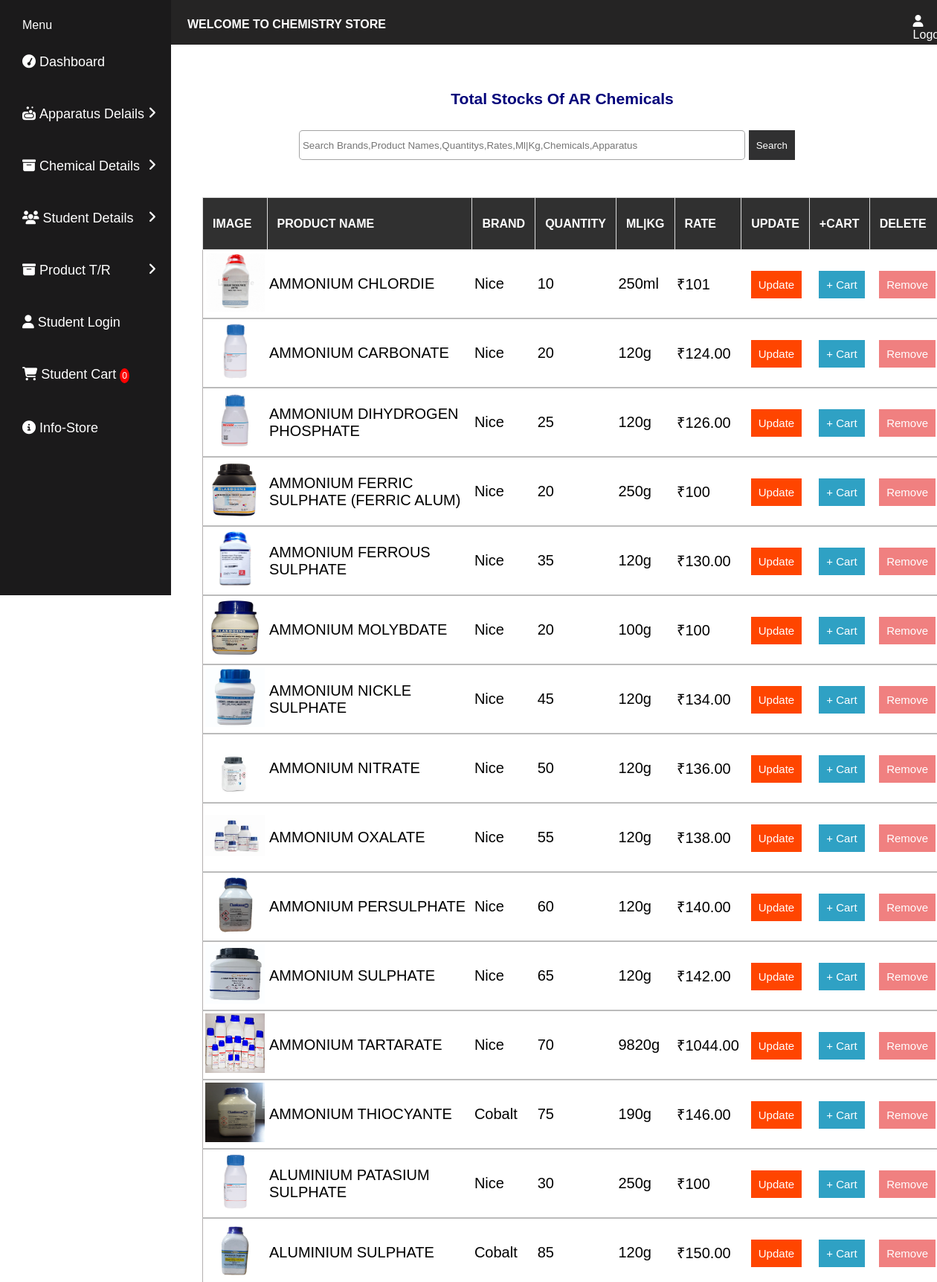
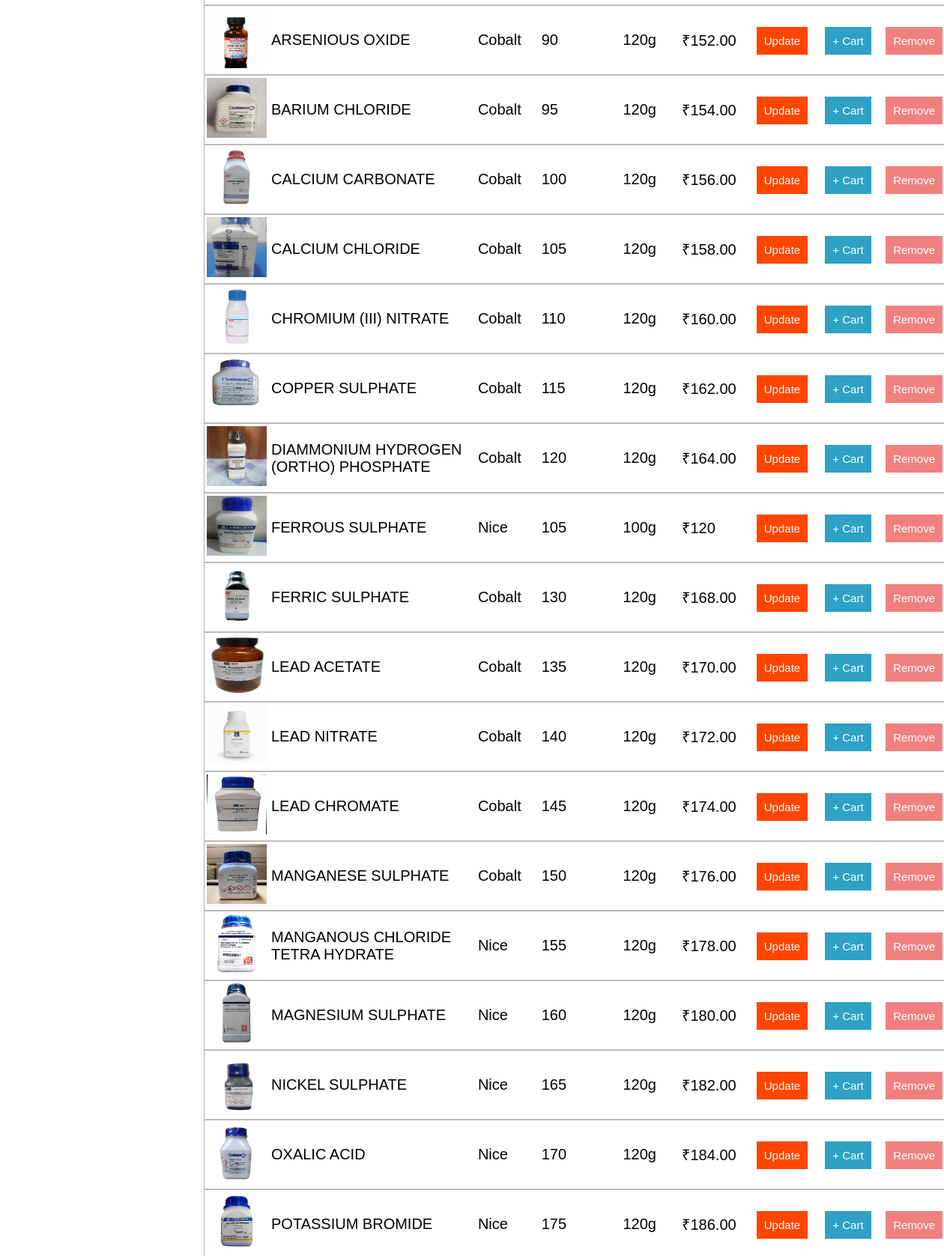
Page /viewarchemicals.php (upper part) on the committed database (2 pictures, top to bottom).
### tables this page shows
CREATE TABLE `entryarchemicals` (
  `id` int(100) NOT NULL,
  `Brand` char(100) NOT NULL,
  `Quantity` char(50) NOT NULL,
  `mlkg` char(50) NOT NULL,
  `Rate` char(50) NOT NULL,
  `Name` char(50) NOT NULL,
  `Image` char(200) NOT NULL
);

### viewarchemicals.php (the view, shortened to what this page needs)
<?php
$servername = "localhost";
$username = "root";
$password = "";
$dbname = "chemistrystore";
$conn = new mysqli($servername, $username, $password, $dbname);
		?>
<!DOCTYPE html>
<html lang="en">
<head>
    <link rel="stylesheet" stylesheet href="https://cdnjs.cloudflare.com/ajax/libs/font-awesome/6.5.1/css/all.min.css" />
    <link rel="stylesheet" href="style.css">
    <link rel="stylesheet" href="https://unpkg.com/aos@next/dist/aos.css" />
</head>
<body>
<div class="navss">
        <div class="logg">
            <h4>WELCOME TO CHEMISTRY STORE</h4>
        </div>
      <div class="loggs"><a href="logout.php" style="color: white; font-size: 16px; padding-right:5px;"><i class="fas fa-user" style="color: white; font-size: 16px; padding-right:5px;"></i>Logout</a></div>
    </div>
    <div class="go">
    <div class="side-bar">
        <div class="menu">
        <div class="itemss">Menu</a></div>
            <div class="items"><a href="http://localhost/CHEMISTRYSTORE/dashboard.php"><i class="fas fa-tachometer"></i>Dashboard</a></div>
            <div class="items"><a class="sub-btn"><i class="fa fa-soap"></i>Apparatus Delails
            <i class="fas fa-angle-right droopdown"></i>
            </a>
            </div>
            <div class="items"><a class="sub-btn"><i class="fas fa-archive"></i>Chemical Details
            <i class="fas fa-angle-right droopdown"></i>
            </a>
    </div>
            <div class="items"><a class="sub-btn"><i class="fa fa-users"></i>Student Details
            <i class="fas fa-angle-right droopdown"></i>
            </a>
       </div>
            <div class="items"><a class="sub-btn"><i class="fas fa-archive"></i>Product T/R
            <i class="fas fa-angle-right droopdown"></i>
        </a>
    <div class="items"><a href="http://localhost/CHEMISTRYSTORE/stulogin.php"><i class="fas fa-user"></i>Student Login</a></div>
    <div class="items"><a href="http://localhost/CHEMISTRYSTORE/mycart.php"><i class="fas fa-shopping-cart"></i>Student cart
    <span style="background-color: red; padding:3px; font-size:12px; position-relative; top:90px; border-radius:50%;" ><?php
                    $dashy=mysqli_query($conn,"SELECT * FROM `cart`");
                    $cy=mysqli_num_rows($dashy);
                    if($cy){
                            echo "".$cy."";
                        }
                        else{
                            echo "0";
                        }?></span></a></div>
    <div class="items"><a href="http://localhost/CHEMISTRYSTORE/info.php"><i class="fas fa-info-circle"></i>Info-Store</a></div>
        </div>
    </div>
    </div>
    </div>
    <br>
    <div class="st" style="padding-top: 5%;">
    <span class="subhead"><center><h3>Total Stocks of AR Chemicals</h3></center></span>
    <div class="contai mt-5">
        <div class="rw justify-content-center">
            <div class="col-md-8">
                <form action="">
               <div class="input-group mb-3">
                <input type="text" class="form-control" value="<?php if(isset($_GET['search'])){echo $_GET['search'];}?>" required="required" name="search" placeholder=" Search Brands,Product Names,Quantitys,Rates,Ml|Kg,Chemicals,Apparatus">
                <button type="submit" class="btn btn-primary">Search</button>
                </div>
                </form>
            </div>
        </div>
    </div>
    <center>
<table border="1" style="background: white;" cellpadding="5" cellspacing="5" class="design" align="center" class="design">
<tr  style="color: #fff; background-color:#303030; text-align:left; font-size:16px;"><b><th>IMAGE</th><th>PRODUCT NAME</th><th>BRAND</th><th>QUANTITY</th><th>ML|KG</th><th>RATE</th><th>UPDATE</th><th>+CART</th><th>DELETE</th></b></tr>
<?php
if(isset($_GET['search'])){
    $filter=$_GET['search'];
    $filter2="SELECT * FROM `entryarchemicals` WHERE CONCAT(Brand,Quantity,Rate,mlkg,Name) LIKE '%$filter%'";
    $filtrow=mysqli_query($conn,$filter2);
    $i=1;
    if(mysqli_fetch_array($filtrow) > 0){
        foreach($filtrow as $row){
            ?>
            <tr style="font-size:20px;color:black; text-align: left;">
                <td><?php echo "<img src='$row[Image]'  height=80px width=80px />" ;?></td>
                <td ><?php echo $row['Name']; ?></td>
                <td><?php echo $row['Brand'];?></td>
                <td><?php echo $row['Quantity'];?></td>
                <td><?php echo $row['mlkg'];?></td>
                <td><?php echo $row['Rate'];?></td>
                <td><a href="update1.php?id=<?php echo $row['id'];?>" class="fg1" style="color: white; text-align:center; margin-left:10px;">Update</a></td>
                <td><a href="cart1.php?id=<?php echo $row['id'];?>"class="fg14" style="color: white; text-align:center; margin-left:10px;">+ Cart</a></td>
                <td><a href="viewarchemicals.php?id=<?php echo $row['id'];?>" class="fe2" style="color: white;  padding: 10px 10px; font-size: 15px; text-align:center; margin-left:10px;">Remove</a></td>
            </tr>
            <?php
        }
    }
    else{
        ?>
        <tr><td colspan="4">No record found</td></tr>
        <?php
    }
}
else{
$x=mysqli_query($conn,"SELECT * FROM `entryarchemicals`");
while($y=mysqli_fetch_array($x))
{
	?>
  <tr style="font-size:20px;color:black; text-align: left;">
  <td><?php echo "<img src='$y[Image]'  height=80px width=80px />" ;?></td>
                <td ><?php echo $y['Name']; ?></td>
                <td><?php echo $y['Brand'];?></td>
                <td><?php echo $y['Quantity'];?></td>
                <td><?php echo $y['mlkg'];?></td>
                <td><?php echo $y['Rate'];?></td>
                <td><a href="update1.php?id=<?php echo $y['id'];?>" class="fg1" style="color: white; text-align:center; margin-left:10px;">Update</a></td>
                <td><a href="cart1.php?id=<?php echo $y['id'];?>"class="fg14" style="color: white; text-align:center; margin-left:10px;">+ Cart</a></td>
                <td><a href="viewarchemicals.php?id=<?php echo $y['id'];?>" class="fe2" style="color: white;  padding: 10px 10px; font-size: 15px; text-align:center; margin-left:10px;">Remove</a></td>
            </tr>
<?php }
 }?>
</table>
    </div>
</body>
</html>

### style.css (style rules this page uses)
* { font-family: 'Poppins', sans-serif; margin:0; padding:0; box-sizing: border-box; outline: none; border:none; text-transform: capitalize; transition: all .2s linear; }
body { background-color: #fff; }
.design a { text-decoration: none; color: rgb(1, 1, 27); }
.design { background-color:transparent; border:1px solid #b4afaf; border-radius:5px; padding:20px 20px; margin-top: 15%; margin: 20px 20px; width: 990px; height: fit-content; padding-bottom: 20px; box-shadow:0px 0px 40px #ffffff; }
.subhead { font-size: 18px; display: flex; padding-top: 20px; justify-content: center; color: rgb(0, 0, 122); margin-top: 2%; }
.fg1 { background:orangered; color:white; padding: 10px 10px; font-size: 15px; }
.fg14 { background:rgb(47, 161, 196); color:white; padding: 10px 10px; font-size: 15px; }
html { scroll-behavior: smooth; }
input { width: 150px; }
a { text-decoration: none; color: black; }
* { margin: 0; padding: 0; box-sizing: border-box; }
body { min-height: 100vh; background-color: white; background-size: cover; background-position: center; }
.side-bar { width: 230px; height: 100vh; background: #1b1a1b; position: fixed; top: 0; overflow-y: auto; transition: 0.5s ease; transition-property: left; }
.menu { width: 100%; margin-top: 20px; }
.menu .items { position: relative; cursor: pointer; }
.menu .items a { color: #fff; font-size: 18px; text-decoration: none; display: block; padding: 5px 30px; line-height: 60px; }
.itemss { color: #fff; font-size: 16px; padding: 5px 30px; }
.items i { margin-right: 5px; }
.items a .droopdown { position: absolute; right: 0; margin: 20px; transition: 0.5s ease; }
.st { width: 100%; min-height: 100vh; padding-left: 20%; padding-top: 0%; }
.contai { width: 80%; display: flex; padding-left: 10%; margin: 30px; justify-content: center; }
.rw input { height: 40px; width: 600px; border-radius: 5px; border: 1px solid rgba(37, 37, 37, 0.418); }
.rw .btn { margin-bottom: 20px; height: 40px; padding: 10px 10px; background-color: #262627f3; color: white; border: none; }
.navss { width: 100%; height: 60px; background: #252424; color: white; display: flex; position: fixed; }
.logg { padding-left: 20%; color: white; display: flex; padding-top: 3px; }
.logg h4 { padding-top: 21px; width: 900px; }
.loggs { padding-left: 6%; padding-top: 20px; color: white; }

### viewarchemicals.php (style rules this page uses)
table { width:100vw; border: 1px solid #ddd; border-collapse: collapse; }
th,td { height: 70px; padding: 3px; border-bottom: 2px solid #bbb; }
th { padding: 13px; border: 1px solid #ddd; }
.fe2 { background-color: lightcoral; }

### rows in the picture
entryarchemicals: Image (picture), Name "AMMONIUM CHLORDIE", Brand "Nice", Quantity "10", mlkg "250ml", Rate "₹101"
entryarchemicals: Image (picture), Name "AMMONIUM CARBONATE", Brand "Nice", Quantity "20", mlkg "120g", Rate "₹124.00"
entryarchemicals: Image (picture), Name "AMMONIUM DIHYDROGEN PHOSPHATE", Brand "Nice", Quantity "25", mlkg "120g", Rate "₹126.00"
entryarchemicals: Image (picture), Name "AMMONIUM FERRIC SULPHATE (FERRIC ALUM)", Brand "Nice", Quantity "20", mlkg "250g", Rate "₹100"
entryarchemicals: Image (picture), Name "AMMONIUM FERROUS SULPHATE", Brand "Nice", Quantity "35", mlkg "120g", Rate "₹130.00"
entryarchemicals: Image (picture), Name "AMMONIUM MOLYBDATE", Brand "Nice", Quantity "20", mlkg "100g", Rate "₹100"
entryarchemicals: Image (picture), Name "AMMONIUM NICKLE SULPHATE", Brand "Nice", Quantity "45", mlkg "120g", Rate "₹134.00"
entryarchemicals: Image (picture), Name "AMMONIUM NITRATE", Brand "Nice", Quantity "50", mlkg "120g", Rate "₹136.00"
entryarchemicals: Image (picture), Name "AMMONIUM OXALATE", Brand "Nice", Quantity "55", mlkg "120g", Rate "₹138.00"
entryarchemicals: Image (picture), Name "AMMONIUM PERSULPHATE", Brand "Nice", Quantity "60", mlkg "120g", Rate "₹140.00"
entryarchemicals: Image (picture), Name "AMMONIUM SULPHATE", Brand "Nice", Quantity "65", mlkg "120g", Rate "₹142.00"
entryarchemicals: Image (picture), Name "AMMONIUM TARTARATE", Brand "Nice", Quantity "70", mlkg "9820g", Rate "₹1044.00"
entryarchemicals: Image (picture), Name "AMMONIUM THIOCYANTE", Brand "Cobalt", Quantity "75", mlkg "190g", Rate "₹146.00"
entryarchemicals: Image (picture), Name "ALUMINIUM PATASIUM SULPHATE", Brand "Nice", Quantity "30", mlkg "250g", Rate "₹100"
entryarchemicals: Image (picture), Name "ALUMINIUM SULPHATE", Brand "Cobalt", Quantity "85", mlkg "120g", Rate "₹150.00"
entryarchemicals: Image (picture), Name "ARSENIOUS OXIDE", Brand "Cobalt", Quantity "90", mlkg "120g", Rate "₹152.00"
entryarchemicals: Image (picture), Name "BARIUM CHLORIDE", Brand "Cobalt", Quantity "95", mlkg "120g", Rate "₹154.00"
entryarchemicals: Image (picture), Name "CALCIUM CARBONATE", Brand "Cobalt", Quantity "100", mlkg "120g", Rate "₹156.00"
entryarchemicals: Image (picture), Name "CALCIUM CHLORIDE", Brand "Cobalt", Quantity "105", mlkg "120g", Rate "₹158.00"
entryarchemicals: Image (picture), Name "CHROMIUM (III) NITRATE", Brand "Cobalt", Quantity "110", mlkg "120g", Rate "₹160.00"
entryarchemicals: Image (picture), Name "COPPER SULPHATE", Brand "Cobalt", Quantity "115", mlkg "120g", Rate "₹162.00"
entryarchemicals: Image (picture), Name "DIAMMONIUM HYDROGEN (ORTHO) PHOSPHATE", Brand "Cobalt", Quantity "120", mlkg "120g", Rate "₹164.00"
entryarchemicals: Image (picture), Name "FERROUS SULPHATE", Brand "Nice", Quantity "105", mlkg "100g", Rate "₹120"
entryarchemicals: Image (picture), Name "FERRIC SULPHATE", Brand "Cobalt", Quantity "130", mlkg "120g", Rate "₹168.00"
entryarchemicals: Image (picture), Name "LEAD ACETATE", Brand "Cobalt", Quantity "135", mlkg "120g", Rate "₹170.00"
entryarchemicals: Image (picture), Name "LEAD NITRATE", Brand "Cobalt", Quantity "140", mlkg "120g", Rate "₹172.00"
entryarchemicals: Image (picture), Name "LEAD CHROMATE", Brand "Cobalt", Quantity "145", mlkg "120g", Rate "₹174.00"
entryarchemicals: Image (picture), Name "MANGANESE SULPHATE", Brand "Cobalt", Quantity "150", mlkg "120g", Rate "₹176.00"
entryarchemicals: Image (picture), Name "MANGANOUS CHLORIDE TETRA HYDRATE", Brand "Nice", Quantity "155", mlkg "120g", Rate "₹178.00"
entryarchemicals: Image (picture), Name "MAGNESIUM SULPHATE", Brand "Nice", Quantity "160", mlkg "120g", Rate "₹180.00"
entryarchemicals: Image (picture), Name "NICKEL SULPHATE", Brand "Nice", Quantity "165", mlkg "120g", Rate "₹182.00"
entryarchemicals: Image (picture), Name "OXALIC ACID", Brand "Nice", Quantity "170", mlkg "120g", Rate "₹184.00"
entryarchemicals: Image (picture), Name "POTASSIUM BROMIDE", Brand "Nice", Quantity "175", mlkg "120g", Rate "₹186.00"
